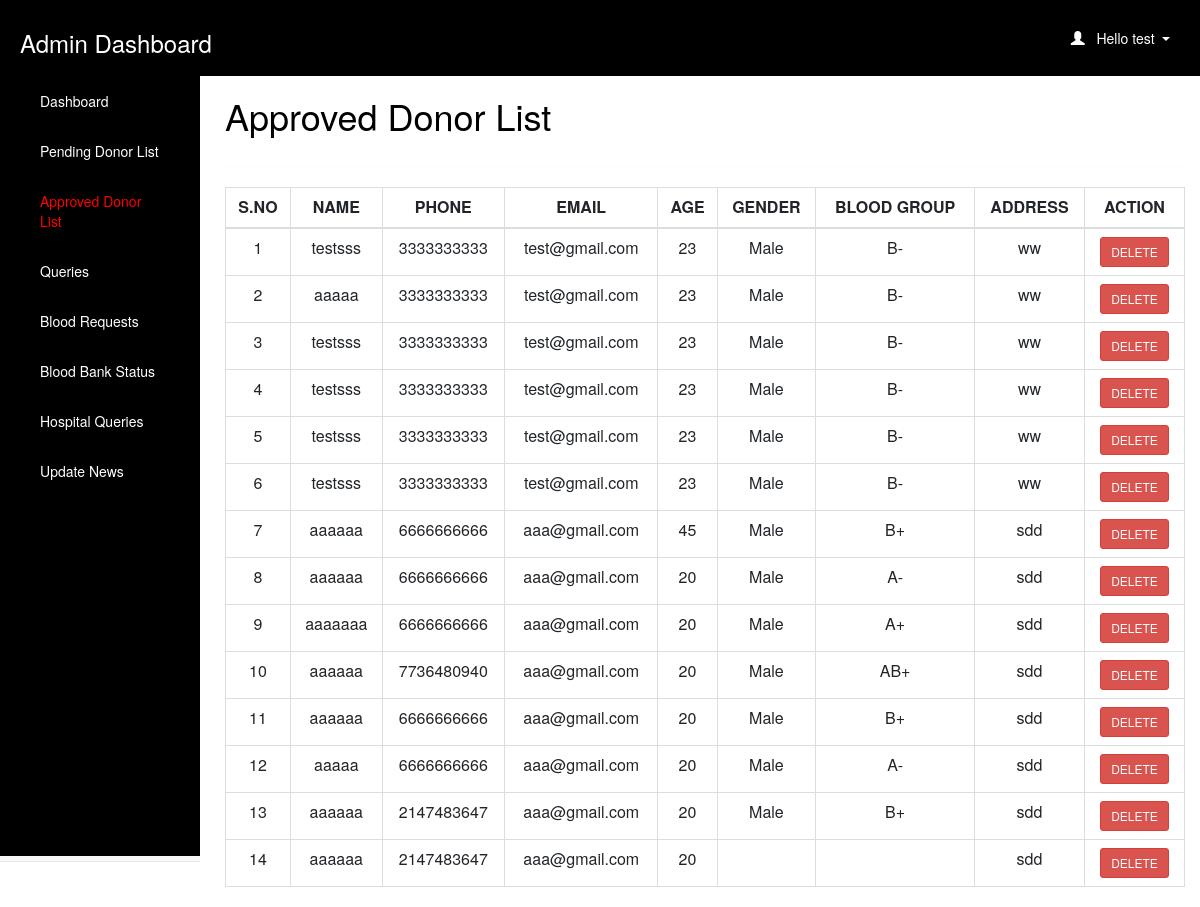
/admin/donor_list.php (signed in), run on an earlier commit of the app's database.
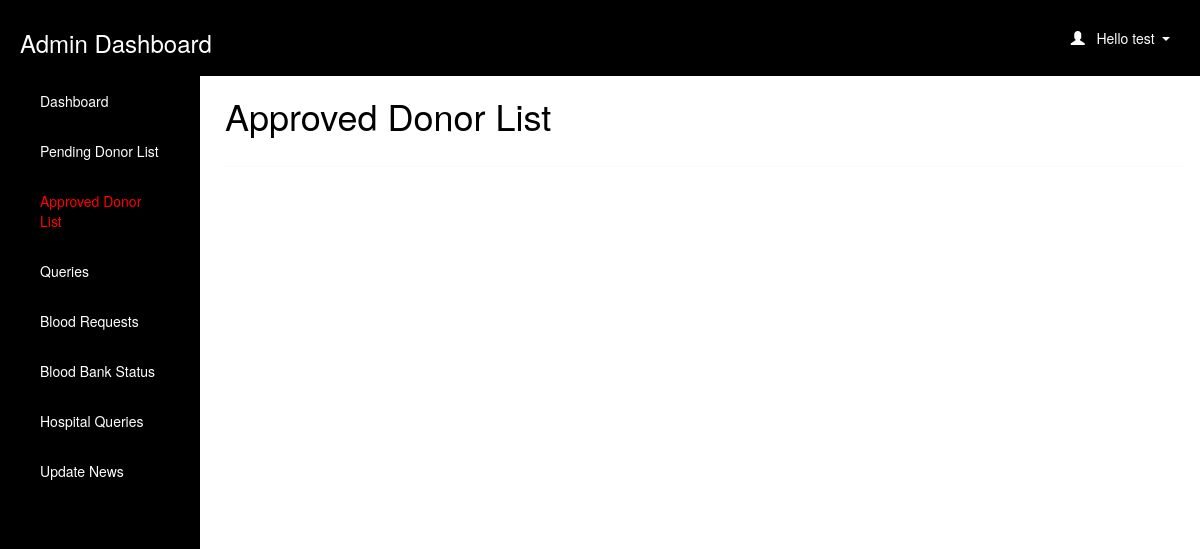
And on a later commit of the database.
### tables this page shows
CREATE TABLE `donor_details` (
  `id` int(11) NOT NULL,
  `name` varchar(50) NOT NULL,
  `mobile` varchar(10) NOT NULL,
  `mail_id` varchar(50) DEFAULT NULL,
  `age` int(60) NOT NULL,
  `gender` varchar(10) NOT NULL,
  `blood_group` varchar(10) NOT NULL,
  `address` varchar(100) NOT NULL,
  `city` varchar(20) NOT NULL,
  `state` varchar(30) NOT NULL,
  `date` date NOT NULL DEFAULT current_timestamp()
);

### admin/donor_list.php (the view, shortened to what this page needs)
<html>
<head>
  <link rel="stylesheet" href="https://cdn.jsdelivr.net/npm/bootstrap@5.2.3/dist/css/bootstrap.min.css">
</head>
<?php
  if (isset($_SESSION['loggedin']) && $_SESSION['loggedin'] == true) {
  ?>
<body style="color:black">
<div id="header">
<?php include 'header.php';
?>
</div>
<div id="sidebar">
<?php $active="donor_list"; include 'sidebar.php'; ?>
</div>
<div id="content" >
  <div class="content-wrapper">
    <div class="container-fluid">
      <div class="row">
        <div class="col-md-12 lg-12 sm-12">
          <h1 class="page-title">Approved Donor List</h1>
        </div>
      </div>
      <hr>
      <?php
        include 'connection.php';
        $count=1;
        $sql= "select * from donor_details ";
        $result=mysqli_query($connection,$sql);
        if(mysqli_num_rows($result)>0)   {
       ?>
       <div class="table-responsive">
      <table class="table table-bordered" style="text-align:center">
          <thead style="text-align:center">
          <th style="text-align:center">S.NO</th>
          <th style="text-align:center">NAME</th>
          <th style="text-align:center">PHONE</th>
          <th style="text-align:center">EMAIL</th>
          <th style="text-align:center">AGE</th>
          <th style="text-align:center">GENDER</th>
          <th style="text-align:center">BLOOD GROUP</th>
          <th style="text-align:center">ADDRESS</th>
          <th style="text-align:center">ACTION</th>
          </thead>
          <tbody>
            <?php
            while($row = mysqli_fetch_assoc($result)) { ?>
          <tr>
                  <td><?php echo $count++; ?></td>
                  <td><?php echo $row['name']; ?></td>
                  <td><?php echo $row['mobile']; ?></td>
                  <td><?php echo $row['mail_id']; ?></td>
                  <td><?php echo $row['age']; ?></td>
                  <td><?php echo $row['gender']; ?></td>
                    <td><?php echo $row['blood_group']; ?></td>
                    <td><?php echo $row['address']; ?></td>
                    <td id="he" style="width:100px">
                    <button type="button" class="btn btn-primary btn-sm btn-danger" onclick="window.location.href = 'delete.php?id=<?php echo $row['id']; ?>';" >DELETE</button>
                    </td>
              </tr>
            <?php } ?>
          </tbody>
      </table>
    </div>
    <?php } ?>
  </div>
  </div>
</div>
   <?php }
    ?>
</body>
</html>

What changed in the data, as far as the page shows it:
removed donor_details: name "testsss", mobile "3333333333", mail "test@gmail.com", age "23", gender "Male", blood_group "B-", address "ww"
removed donor_details: name "aaaaa", mobile "3333333333", mail "test@gmail.com", age "23", gender "Male", blood_group "B-", address "ww"
removed donor_details: name "testsss", mobile "3333333333", mail "test@gmail.com", age "23", gender "Male", blood_group "B-", address "ww"
removed donor_details: name "testsss", mobile "3333333333", mail "test@gmail.com", age "23", gender "Male", blood_group "B-", address "ww"
removed donor_details: name "testsss", mobile "3333333333", mail "test@gmail.com", age "23", gender "Male", blood_group "B-", address "ww"
removed donor_details: name "testsss", mobile "3333333333", mail "test@gmail.com", age "23", gender "Male", blood_group "B-", address "ww"
removed donor_details: name "aaaaaa", mobile "6666666666", mail "aaa@gmail.com", age "45", gender "Male", blood_group "B+", address "sdd"
removed donor_details: name "aaaaaa", mobile "6666666666", mail "aaa@gmail.com", age "20", gender "Male", blood_group "A-", address "sdd"
removed donor_details: name "aaaaaaa", mobile "6666666666", mail "aaa@gmail.com", age "20", gender "Male", blood_group "A+", address "sdd"
removed donor_details: name "aaaaaa", mobile "7736480940", mail "aaa@gmail.com", age "20", gender "Male", blood_group "AB+", address "sdd"
removed donor_details: name "aaaaaa", mobile "6666666666", mail "aaa@gmail.com", age "20", gender "Male", blood_group "B+", address "sdd"
removed donor_details: name "aaaaa", mobile "6666666666", mail "aaa@gmail.com", age "20", gender "Male", blood_group "A-", address "sdd"
removed donor_details: name "aaaaaa", mobile "2147483647", mail "aaa@gmail.com", age "20", gender "Male", blood_group "B+", address "sdd"
removed donor_details: name "aaaaaa", mobile "2147483647", mail "aaa@gmail.com", age "20", address "sdd"
Also different on the page:
text no longer shown: "S.NO NAME PHONE EMAIL AGE GENDER BLOOD GROUP ADDRESS ACTION"
